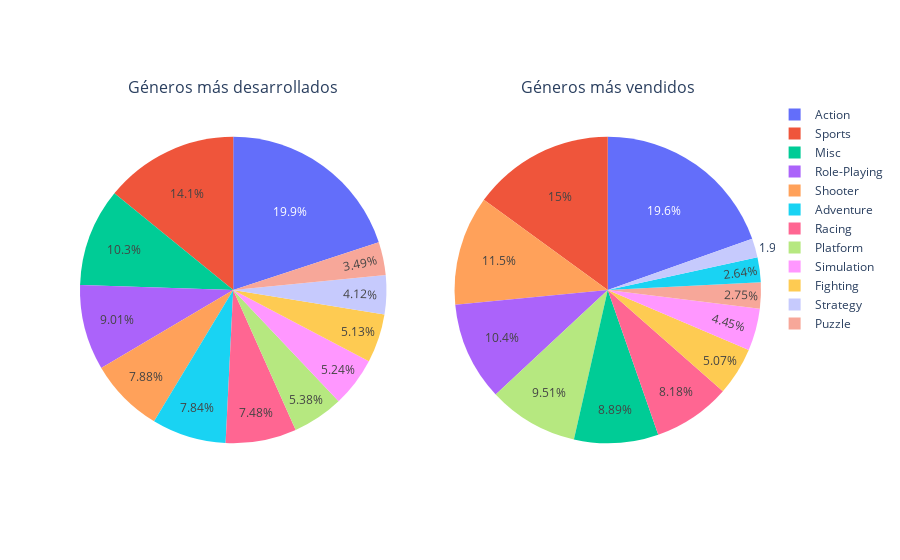

Here is the notebook cell this chart was saved with:
### Markdown cell above
### Que género fue el mas vendido vs que genero fue el mas desarrollado

### Code cell
fig1 = px.pie(videogames, values=videogames['Genre'].value_counts().values, names=videogames['Genre'].value_counts().index)

fig2 = px.pie(videogames, values='Global_Sales', names='Genre', title='Géneros más vendidos')

fig = make_subplots(1, 2, specs=[[{'type': 'domain'}, {'type': 'domain'}]],
                    subplot_titles=['Géneros más desarrollados', 'Géneros más vendidos'])

fig.add_trace(fig1['data'][0], 1, 1)
fig.add_trace(fig2['data'][0], 1, 2)

fig.update_layout(showlegend=True)

fig.show()

### Figure 1 — Plotly figure (JSON) as saved in the notebook; plotly's stock layout.template omitted (floating-point values rounded to 4 significant figures; data arrays with more than 128 entries replaced by an {"elided": "..."} marker saying what was removed)
{"data": [{"domain": {"x": [0, 0.45], "y": [0, 1]}, "hovertemplate": "label=%{label}<br>value=%{value}<extra></extra>", "labels": ["Action", "Sports", "Misc", "Role-Playing", "Shooter", "Adventure", "Racing", "Platform", "Simulation", "Fighting", "Strategy", "Puzzle"], "legendgroup": "", "name": "", "showlegend": true, "type": "pie", "values": [3199, 2266, 1659, 1445, 1263, 1258, 1199, 863, 840, 823, 661, 560]}, {"domain": {"x": [0.55, 1], "y": [0, 1]}, "hovertemplate": "Genre=%{label}<br>Global_Sales=%{value}<extra></extra>", "labels": {"elided": "16036 str values"}, "legendgroup": "", "name": "", "showlegend": true, "type": "pie", "values": {"elided": "16036 float values"}}], "layout": {"annotations": [{"font": {"size": 16}, "showarrow": false, "text": "Géneros más desarrollados", "x": 0.225, "xanchor": "center", "xref": "paper", "y": 1, "yanchor": "bottom", "yref": "paper"}, {"font": {"size": 16}, "showarrow": false, "text": "Géneros más vendidos", "x": 0.775, "xanchor": "center", "xref": "paper", "y": 1, "yanchor": "bottom", "yref": "paper"}], "showlegend": true}}
